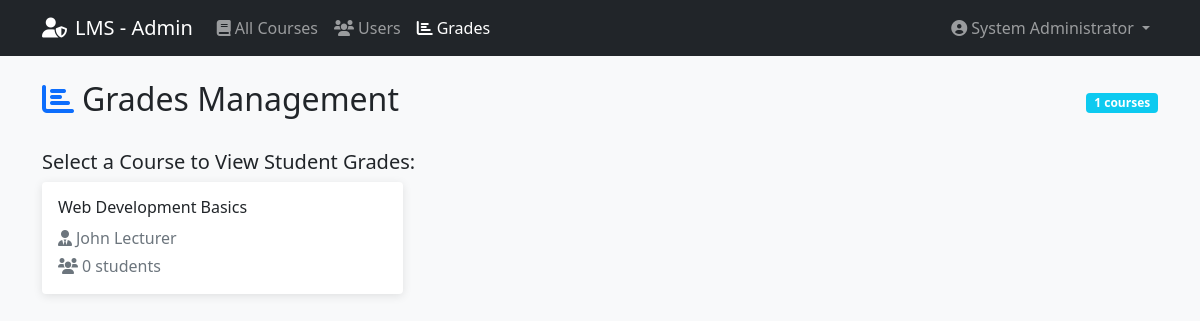
The app's page /admin/grades.php (signed in) with its own data.
### tables this page shows
CREATE TABLE users (
    id INT AUTO_INCREMENT PRIMARY KEY,
    username VARCHAR(50) UNIQUE NOT NULL,
    email VARCHAR(100) UNIQUE NOT NULL,
    password VARCHAR(255) NOT NULL,
    full_name VARCHAR(100) NOT NULL,
    role ENUM('student', 'lecturer', 'admin') NOT NULL,
    avatar VARCHAR(255) DEFAULT 'default-avatar.png',
    created_at TIMESTAMP DEFAULT CURRENT_TIMESTAMP,
    updated_at TIMESTAMP DEFAULT CURRENT_TIMESTAMP ON UPDATE CURRENT_TIMESTAMP
);

CREATE TABLE courses (
    id INT AUTO_INCREMENT PRIMARY KEY,
    title VARCHAR(200) NOT NULL,
    description TEXT NOT NULL,
    lecturer_id INT NOT NULL,
    thumbnail VARCHAR(255) DEFAULT 'default-course.jpg',
    status ENUM('active', 'inactive') DEFAULT 'active',
    created_at TIMESTAMP DEFAULT CURRENT_TIMESTAMP,
    updated_at TIMESTAMP DEFAULT CURRENT_TIMESTAMP ON UPDATE CURRENT_TIMESTAMP,
    FOREIGN KEY (lecturer_id) REFERENCES users(id) ON DELETE CASCADE
);

### config/config.php (called while the page is built, shortened)
<?php
try {
    $pdo = new PDO("mysql:host=" . DB_HOST . ";dbname=" . DB_NAME, DB_USERNAME, DB_PASSWORD);
    $pdo->setAttribute(PDO::ATTR_ERRMODE, PDO::ERRMODE_EXCEPTION);
    $pdo->setAttribute(PDO::ATTR_DEFAULT_FETCH_MODE, PDO::FETCH_ASSOC);
} catch(PDOException $e) {
    die("Connection failed: " . $e->getMessage());
}
function isLoggedIn() {
    return isset($_SESSION['user_id']);
}
function getCurrentUser() {
    global $pdo;
    $stmt = $pdo->prepare("SELECT * FROM users WHERE id = ?");
    $stmt->execute([$_SESSION['user_id']]);
    return $stmt->fetch();
}
?>

### admin/grades.php (the view, shortened to what this page needs)
<?php
require_once '../config/config.php';
$user = getCurrentUser();
$stmt = $pdo->prepare("
    SELECT c.id, c.title, u.full_name as lecturer_name,
           (SELECT COUNT(*) FROM enrollments WHERE course_id = c.id) as student_count
    FROM courses c
    JOIN users u ON c.lecturer_id = u.id
    ORDER BY c.title ASC
");
$stmt->execute();
$courses = $stmt->fetchAll();
$selected_course_id = isset($_GET['course_id']) ? (int)$_GET['course_id'] : 0;
?>
<!DOCTYPE html>
<html lang="en">
<head>
    <link href="https://cdn.jsdelivr.net/npm/bootstrap@5.1.3/dist/css/bootstrap.min.css" rel="stylesheet">
    <link href="https://cdnjs.cloudflare.com/ajax/libs/font-awesome/6.0.0/css/all.min.css" rel="stylesheet">
</head>
<body class="bg-light">
    <nav class="navbar navbar-expand-lg navbar-dark bg-dark">
        <div class="container">
            <a class="navbar-brand" href="dashboard.php">
                <i class="fas fa-user-shield me-2"></i>LMS - Admin
            </a>
            <div class="collapse navbar-collapse" id="navbarNav">
                <ul class="navbar-nav me-auto">
                    <li class="nav-item">
                        <a class="nav-link" href="dashboard.php">
                            <i class="fas fa-book me-1"></i>All Courses
                        </a>
                    </li>
                    <li class="nav-item">
                        <a class="nav-link" href="users.php">
                            <i class="fas fa-users me-1"></i>Users
                        </a>
                    </li>
                    <li class="nav-item">
                        <a class="nav-link active" href="grades.php">
                            <i class="fas fa-chart-bar me-1"></i>Grades
                        </a>
                    </li>
                </ul>
                <ul class="navbar-nav">
                    <li class="nav-item dropdown">
                        <a class="nav-link dropdown-toggle" href="#" id="navbarDropdown" role="button" data-bs-toggle="dropdown">
                            <i class="fas fa-user-circle me-1"></i><?php echo htmlspecialchars($user['full_name']); ?>
                        </a>
                    </li>
                </ul>
            </div>
        </div>
    </nav>
    <div class="container mt-4">
        <div class="d-flex justify-content-between align-items-center mb-4">
            <h2><i class="fas fa-chart-bar me-2 text-primary"></i>Grades Management</h2>
            <span class="badge bg-info"><?php echo count($courses); ?> courses</span>
        </div>
        <?php if (empty($courses)): ?>
            <div class="text-center py-5">
                <i class="fas fa-chart-bar fa-3x text-muted mb-3"></i>
                <h4 class="text-muted">No Courses Available</h4>
                <p class="text-muted">No courses have been created in the system yet.</p>
            </div>
        <?php else: ?>
            <div class="mb-4">
                <h5>Select a Course to View Student Grades:</h5>
                <div class="row g-3">
                    <?php foreach ($courses as $course): ?>
                        <div class="col-md-4">
                            <div class="card course-card <?php echo $course['id'] == $selected_course_id ? 'selected' : ''; ?>"
                                 onclick="window.location.href='grades.php?course_id=<?php echo $course['id']; ?>'">
                                <div class="card-body">
                                    <h6 class="card-title"><?php echo htmlspecialchars($course['title']); ?></h6>
                                    <p class="text-muted mb-1">
                                        <i class="fas fa-user-tie me-1"></i><?php echo htmlspecialchars($course['lecturer_name']); ?>
                                    </p>
                                    <p class="text-muted mb-0">
                                        <i class="fas fa-users me-1"></i><?php echo $course['student_count']; ?> students
                                    </p>
                                </div>
                            </div>
                        </div>
                    <?php endforeach; ?>
                </div>
            </div>
        <?php endif; ?>
    </div>
</body>
</html>

### admin/grades.php (style rules this page uses)
.course-card { transition: transform 0.3s, box-shadow 0.3s; border: none; box-shadow: 0 2px 10px rgba(0,0,0,0.1); cursor: pointer; }

### records on screen
users: full_name "System Administrator"
courses: title "Web Development Basics", lecturer.full_name "John Lecturer", student_count "0"

### other values on screen
count($courses) "1"
